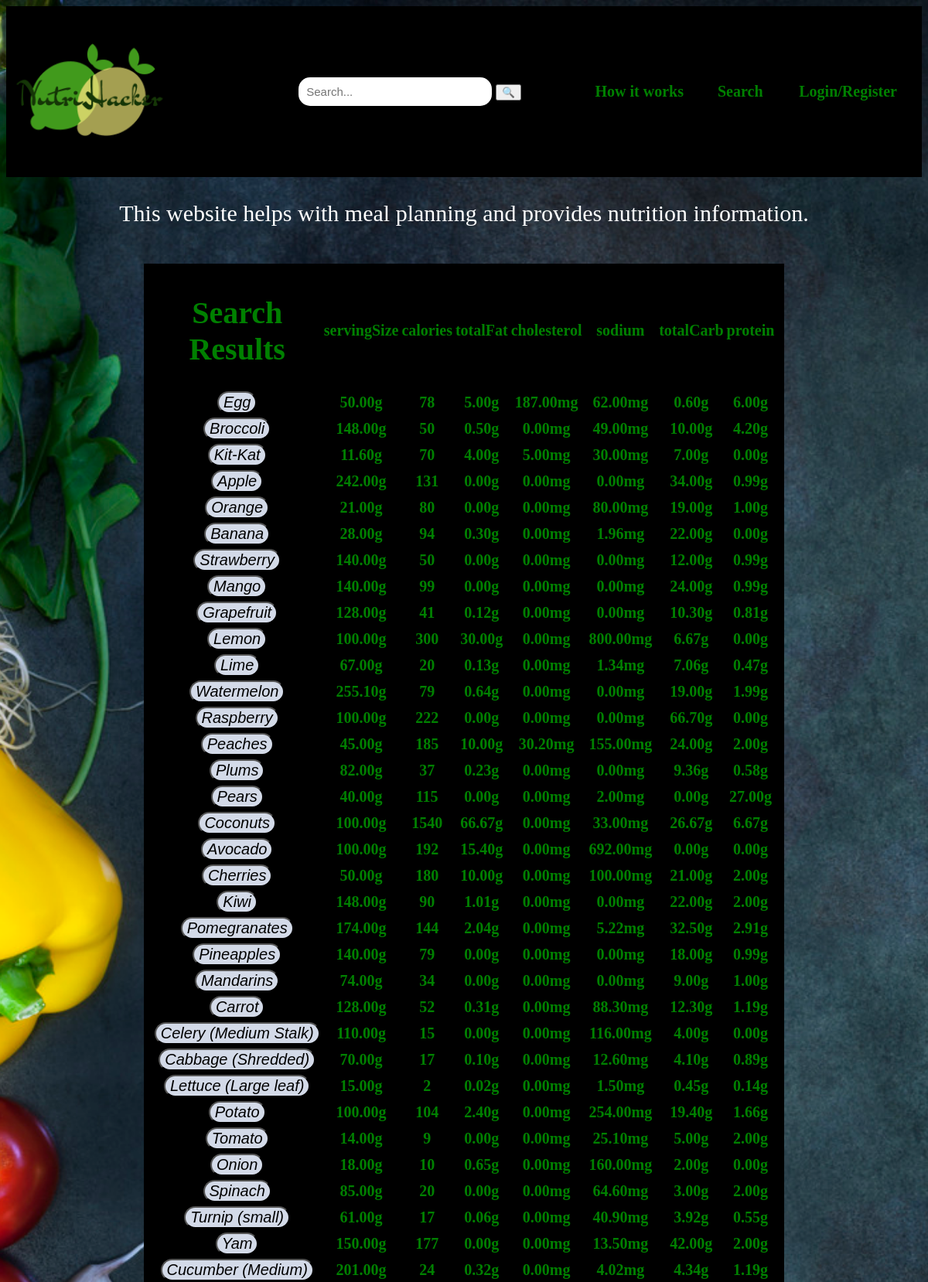
Screenshot of /nutrihacker/search/ (upper part) with the database file from the repository.
### nutrihacker/models.py (models this page shows, shortened)
class Food(models.Model):
	name = models.CharField(max_length=50)
	servingSize = models.DecimalField(max_digits=8, decimal_places=2)
	calories = models.IntegerField()
	totalFat = models.DecimalField(max_digits=8, decimal_places=2)
	cholesterol = models.DecimalField(max_digits=8, decimal_places=2)
	sodium = models.DecimalField(max_digits=8, decimal_places=2)
	totalCarb = models.DecimalField(max_digits=8, decimal_places=2)
	protein = models.DecimalField(max_digits=8, decimal_places=2)

### nutrihacker/views.py (the view)
# urls.py: path('search/', views.SearchResultsView.as_view(), name='search'),
class SearchResultsView(ListView):
	model = Food
	template_name = 'nutrihacker/search.html'
	def get_queryset(self):
		query = self.request.GET.get('term')
		if (query == None):
			return Food.objects.all()
		else: # If there are any foods containing the query, they will be in the resulting object_list which is used by search.html in a for loop
			object_list = Food.objects.filter(
				Q(name__icontains = query)
			)
			return object_list

### nutrihacker/templates/nutrihacker/search.html (shortened to what this page needs)
{% load static %}
<!DOCTYPE html>
<html lang="en">
	<head>
		<link rel="stylesheet" type="text/css" href="{% static 'nutrihacker/style.css' %}">
	</head>
	<body>
		{% include "nutrihacker/navigation_bar.html" %}
		<p>This website helps with meal planning and provides nutrition information.</p>
		<br>
		<table class="t02" width="70%" align="center" style="background-color:black;padding:10px" >
			<tr><th>
				<h1>Search Results</h1>
			</th>
				<th>servingSize </th>
				<th>calories </th>
				<th>totalFat </th>
				<th>cholesterol </th>
				<th>sodium </th>
				<th>totalCarb </th>
				<th>protein </th>
			</tr>
				{% for food in object_list %}
				<tr>
				<th>
				<a href="{% url 'nutrihacker:nutrifacts' food.id %}"><button class="B">{{ food.name }}</button></a>
				</th>
				<th>{{ food.servingSize }}g</th>
				<th>{{ food.calories }}</th>
				<th>{{ food.totalFat }}g</th>
				<th>{{ food.cholesterol }}mg</th>
				<th>{{ food.sodium }}mg</th>
				<th>{{ food.totalCarb }}g</th>
				<th>{{ food.protein }}g</th>
				</tr>
				{% endfor %}
		</table>
				<br>
				<br>
	</body>
</html>

### nutrihacker/static/nutrihacker/style.css (style rules this page uses)
p { color: white; text-align: center; font-size: 30px; }
table { color: green; text-align: center; font-size: 20px; height: 80%; border-collapse:separate; }
.t02 { background: transparent; }
th { height: 30px; text-align: center; }
a { color: green; text-decoration: none; }
body { background-image: url("images/background.jpg"); height: 100%; background-position: center; background-repeat: no-repeat; background-size: cover; }
.B { border-radius:16px; color: black; font-size: 20px; font-style: italic; background-color:#d3dae8; }
a:link { text-decoration:none; }

### rows the page displays
Food: name "Egg", servingSize "50.00", calories "78", totalFat "5.00", cholesterol "187.00", sodium "62.00", totalCarb "0.60", protein "6.00"
Food: name "Broccoli", servingSize "148.00", calories "50", totalFat "0.50", cholesterol "0.00", sodium "49.00", totalCarb "10.00", protein "4.20"
Food: name "Kit-Kat", servingSize "11.60", calories "70", totalFat "4.00", cholesterol "5.00", sodium "30.00", totalCarb "7.00", protein "0.00"
Food: name "Apple", servingSize "242.00", calories "131", totalFat "0.00", cholesterol "0.00", sodium "0.00", totalCarb "34.00", protein "0.99"
Food: name "Orange", servingSize "21.00", calories "80", totalFat "0.00", cholesterol "0.00", sodium "80.00", totalCarb "19.00", protein "1.00"
Food: name "Banana", servingSize "28.00", calories "94", totalFat "0.30", cholesterol "0.00", sodium "1.96", totalCarb "22.00", protein "0.00"
Food: name "Strawberry", servingSize "140.00", calories "50", totalFat "0.00", cholesterol "0.00", sodium "0.00", totalCarb "12.00", protein "0.99"
Food: name "Mango", servingSize "140.00", calories "99", totalFat "0.00", cholesterol "0.00", sodium "0.00", totalCarb "24.00", protein "0.99"
Food: name "Grapefruit", servingSize "128.00", calories "41", totalFat "0.12", cholesterol "0.00", sodium "0.00", totalCarb "10.30", protein "0.81"
Food: name "Lemon", servingSize "100.00", calories "300", totalFat "30.00", cholesterol "0.00", sodium "800.00", totalCarb "6.67", protein "0.00"
Food: name "Lime", servingSize "67.00", calories "20", totalFat "0.13", cholesterol "0.00", sodium "1.34", totalCarb "7.06", protein "0.47"
Food: name "Watermelon", servingSize "255.10", calories "79", totalFat "0.64", cholesterol "0.00", sodium "0.00", totalCarb "19.00", protein "1.99"
Food: name "Raspberry", servingSize "100.00", calories "222", totalFat "0.00", cholesterol "0.00", sodium "0.00", totalCarb "66.70", protein "0.00"
Food: name "Peaches", servingSize "45.00", calories "185", totalFat "10.00", cholesterol "30.20", sodium "155.00", totalCarb "24.00", protein "2.00"
Food: name "Plums", servingSize "82.00", calories "37", totalFat "0.23", cholesterol "0.00", sodium "0.00", totalCarb "9.36", protein "0.58"
Food: name "Pears", servingSize "40.00", calories "115", totalFat "0.00", cholesterol "0.00", sodium "2.00", totalCarb "0.00", protein "27.00"
Food: name "Coconuts", servingSize "100.00", calories "1540", totalFat "66.67", cholesterol "0.00", sodium "33.00", totalCarb "26.67", protein "6.67"
Food: name "Avocado", servingSize "100.00", calories "192", totalFat "15.40", cholesterol "0.00", sodium "692.00", totalCarb "0.00", protein "0.00"
Food: name "Cherries", servingSize "50.00", calories "180", totalFat "10.00", cholesterol "0.00", sodium "100.00", totalCarb "21.00", protein "2.00"
Food: name "Kiwi", servingSize "148.00", calories "90", totalFat "1.01", cholesterol "0.00", sodium "0.00", totalCarb "22.00", protein "2.00"
Food: name "Pomegranates", servingSize "174.00", calories "144", totalFat "2.04", cholesterol "0.00", sodium "5.22", totalCarb "32.50", protein "2.91"
Food: name "Pineapples", servingSize "140.00", calories "79", totalFat "0.00", cholesterol "0.00", sodium "0.00", totalCarb "18.00", protein "0.99"
Food: name "Mandarins", servingSize "74.00", calories "34", totalFat "0.00", cholesterol "0.00", sodium "0.00", totalCarb "9.00", protein "1.00"
Food: name "Carrot", servingSize "128.00", calories "52", totalFat "0.31", cholesterol "0.00", sodium "88.30", totalCarb "12.30", protein "1.19"
Food: name "Celery (Medium Stalk)", servingSize "110.00", calories "15", totalFat "0.00", cholesterol "0.00", sodium "116.00", totalCarb "4.00", protein "0.00"
Food: name "Cabbage (Shredded)", servingSize "70.00", calories "17", totalFat "0.10", cholesterol "0.00", sodium "12.60", totalCarb "4.10", protein "0.89"
Food: name "Lettuce (Large leaf)", servingSize "15.00", calories "2", totalFat "0.02", cholesterol "0.00", sodium "1.50", totalCarb "0.45", protein "0.14"
Food: name "Potato", servingSize "100.00", calories "104", totalFat "2.40", cholesterol "0.00", sodium "254.00", totalCarb "19.40", protein "1.66"
Food: name "Tomato", servingSize "14.00", calories "9", totalFat "0.00", cholesterol "0.00", sodium "25.10", totalCarb "5.00", protein "2.00"
Food: name "Onion", servingSize "18.00", calories "10", totalFat "0.65", cholesterol "0.00", sodium "160.00", totalCarb "2.00", protein "0.00"
Food: name "Spinach", servingSize "85.00", calories "20", totalFat "0.00", cholesterol "0.00", sodium "64.60", totalCarb "3.00", protein "2.00"
Food: name "Turnip (small)", servingSize "61.00", calories "17", totalFat "0.06", cholesterol "0.00", sodium "40.90", totalCarb "3.92", protein "0.55"
Food: name "Yam", servingSize "150.00", calories "177", totalFat "0.00", cholesterol "0.00", sodium "13.50", totalCarb "42.00", protein "2.00"
Food: name "Cucumber (Medium)", servingSize "201.00", calories "24", totalFat "0.32", cholesterol "0.00", sodium "4.02", totalCarb "4.34", protein "1.19"
